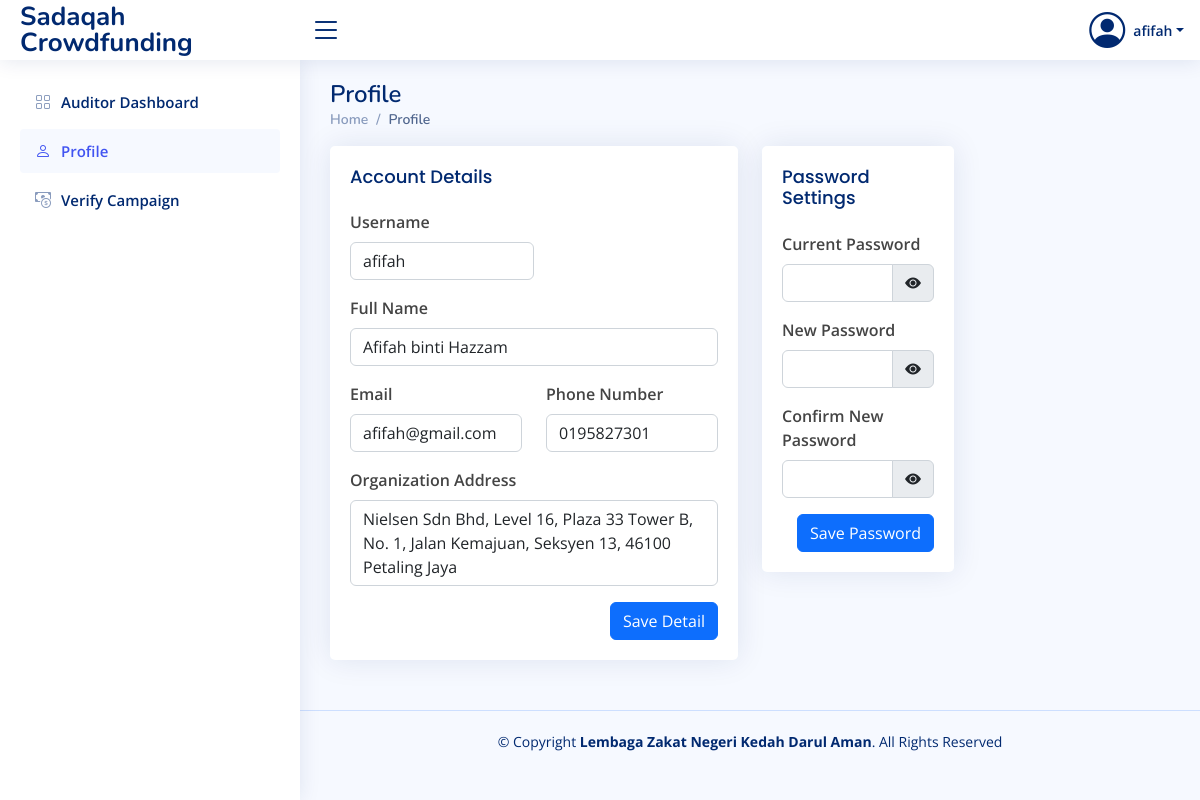
The app's page /php/auditor/auditor_edit_profile.php (signed in) with its own data.
### tables this page shows
CREATE TABLE `user` (
  `user_id` int(11) NOT NULL,
  `user_username` varchar(50) NOT NULL,
  `user_password` varchar(100) NOT NULL,
  `user_name` varchar(100) NOT NULL,
  `user_email` varchar(100) NOT NULL,
  `user_phone` varchar(20) NOT NULL,
  `user_address` varchar(100) NOT NULL,
  `user_level` int(11) NOT NULL
);

### php/auditor/auditor_edit_profile.php (the view, shortened to what this page needs)
<!DOCTYPE html>
<html lang="en">
<head>
    <link href="https://cdn.jsdelivr.net/npm/bootstrap@5.2.3/dist/css/bootstrap.min.css" rel="stylesheet">
    <link rel="stylesheet" href="https://cdn.jsdelivr.net/npm/bootstrap-icons@1.10.2/font/bootstrap-icons.css">
    <link href="../../css/style.css" rel="stylesheet" />
    <link href="../../css/custom-css.css" rel="stylesheet" />
</head>
<body>
    <?php
    if (isset($_SESSION['user_id']) && $_SESSION['user_level'] == 2) {
        include_once '../dbcon.php';
        $query = "SELECT * FROM user WHERE user_id=?";
        $stmt = $con->prepare($query);
        $stmt->bind_param("i", $_SESSION['user_id']);
        $stmt->execute();
        $result = $stmt->get_result();
        $r = $result->fetch_assoc();
    } else {
        header("Location: ../user_logout.php");
    }
    ?>
    <header id="header" class="header fixed-top d-flex align-items-center">
        <div class="d-flex align-items-center justify-content-between">
            <a href="" class="logo d-flex align-items-center">
                <span class="d-none d-lg-block">Sadaqah Crowdfunding</span>
            </a>
            <i class="bi bi-list toggle-sidebar-btn"></i>
        </div>
        <nav class="header-nav ms-auto">
            <ul class="d-flex align-items-center">
                <li class="nav-item dropdown pe-3">
                    <a class="nav-link nav-profile d-flex align-items-center pe-0" href="#" data-bs-toggle="dropdown">
                        <i class="bi bi-person-circle" style="font-size: 36px"></i>
                        <span class="d-none d-md-block dropdown-toggle ps-2"><?php echo $r["user_username"]; ?></span>
                    </a>
                </li>
            </ul>
        </nav>
    </header>
    <aside id="sidebar" class="sidebar">
        <ul class="sidebar-nav" id="sidebar-nav">
            <li class="nav-item">
                <a class="nav-link collapsed" href="auditor.php">
                    <i class="bi bi-grid"></i> <span>Auditor Dashboard</span>
                </a>
            </li>
            <li class="nav-item">
                <a class="nav-link" href="auditor_edit_profile.php">
                    <i class="bi bi-person"></i> <span>Profile</span>
                </a>
            </li>
            <li class="nav-item">
                <a class="nav-link collapsed" href="auditor_verify_campaign.php">
                    <i class="bi bi-cash-coin"></i>
                    <span>Verify Campaign</span>
                </a>
            </li>
        </ul>
    </aside>
    <main id="main" class="main">
        <div class="pagetitle">
            <h1>Profile</h1>
            <nav>
                <ol class="breadcrumb">
                    <li class="breadcrumb-item">
                        <a href="auditor.php">Home</a>
                    </li>
                    <li class="breadcrumb-item active">Profile</li>
                </ol>
            </nav>
        </div>
        <section class="section">
            <div class="row">
                <div class="col-lg-6">
                    <div class="card">
                        <div class="card-body">
                            <h5 class="card-title">Account Details</h5>
                            <form action="auditor_edit_profile_save.php" method="POST">
                                <div class="col-lg-6 mb-3">
                                    <div class="form-group">
                                        <label for="username" class="form-label fw-semibold">Username</label>
                                        <input type="text" id="username" name="username" class="form-control" placeholder="Input username" value="<?php echo $r['user_username'] ?>" required>
                                    </div>
                                </div>
                                <div class="col-lg-12 mb-3">
                                    <div class="form-group">
                                        <label for="name" class="form-label fw-semibold">Full Name</label>
                                        <input type="text" id="name" name="name" class="form-control" placeholder="Input name" value="<?php echo $r['user_name'] ?>" required>
                                    </div>
                                </div>
                                <div class="row">
                                    <div class="col-lg-6 mb-3">
                                        <div class="form-group">
                                            <label for="email" class="form-label fw-semibold">Email</label>
                                            <input type="email" id="email" name="email" class="form-control" placeholder="Input email" value="<?php echo $r['user_email'] ?>" required>
                                        </div>
                                    </div>
                                    <div class="col-lg-6 mb-3">
                                        <div class="form-group">
                                            <label for="phone" class="form-label fw-semibold">Phone Number</label>
                                            <input type="text" id="phone" name="phone" class="form-control" placeholder="Input phone" value="<?php echo $r['user_phone'] ?>" required>
                                        </div>
                                    </div>
                                </div>
                                <div class="col-lg-12 mb-3">
                                    <div class="form-group">
                                        <label for="address" class="form-label fw-semibold">Organization Address</label>
                                        <textarea id="address" name="address" class="form-control" placeholder="Input organization address" rows="3" required><?php echo $r['user_address'] ?></textarea>
                                    </div>
                                </div>
                                <div class="d-flex justify-content-end">
                                    <button type="Submit" class="btn btn-primary" value="Submit" name="editProfileButton">Save Detail</button>
                                </div>
                            </form>
                        </div>
                    </div>
                </div>
                <div class="col-lg-3">
                    <div class="card">
                        <div class="card-body">
                            <h5 class="card-title">Password Settings</h5>
                            <form action="auditor_edit_profile_save.php" method="POST">
                                <div class="mb-3 col-lg-12">
                                    <div class="form-group">
                                        <label for="currentPassword" class="form-label fw-semibold">Current Password</label>
                                        <div class="input-group">
                                            <input type="password" class="form-control" id="currentPassword" name="currentPassword" data-toggle="password" required>
                                            <div class="input-group-text">
                                                <i class="bi bi-eye-fill" style="cursor: pointer"></i>
                                            </div>
                                        </div>
                                    </div>
                                </div>
                                <div class="mb-3 col-lg-12">
                                    <div class="form-group">
                                        <label for="newPassword" class="form-label fw-semibold">New Password</label>
                                        <div class="input-group">
                                            <input type="password" class="form-control" id="newPassword" name="newPassword" data-toggle="password" required>
                                            <div class="input-group-text">
                                                <i class="bi bi-eye-fill" style="cursor: pointer"></i>
                                            </div>
                                        </div>
                                    </div>
                                </div>
                                <div class="mb-3 col-lg-12">
                                    <div class="form-group">
                                        <label for="confirmNewPassword" class="form-label fw-semibold">Confirm New Password</label>
                                        <div class="input-group">
                                            <input type="password" class="form-control" id="confirmNewPassword" name="confirmNewPassword" data-toggle="password" required>
                                            <div class="input-group-text">
                                                <i class="bi bi-eye-fill" style="cursor: pointer"></i>
                                            </div>
                                        </div>
                                    </div>
                                </div>
                                <div class="d-flex justify-content-end">
                                    <button type="Submit" class="btn btn-primary" value="Submit" name="editPasswordButton">Save Password</button>
                                </div>
                            </form>
                        </div>
                    </div>
                </div>
            </div>
        </section>
    </main>
    <footer id="footer" class="footer">
        <div class="copyright">
            &copy; Copyright <strong><span>Lembaga Zakat Negeri Kedah Darul Aman</span></strong>. All Rights Reserved
        </div>
        <div class="credits"></div>
    </footer>
</body>
</html>

### css/style.css (style rules this page uses)
:root { scroll-behavior: smooth; }
body { font-family: "Open Sans", sans-serif; background: #f6f9ff; color: #444444; }
a { color: #4154f1; text-decoration: none; }
h1, h2, h3, h4, h5, h6 { font-family: "Nunito", sans-serif; }
#main { margin-top: 60px; padding: 20px 30px; transition: all 0.3s; }
.pagetitle { margin-bottom: 10px; }
.pagetitle h1 { font-size: 24px; margin-bottom: 0; font-weight: 600; color: #012970; }
.card { margin-bottom: 30px; border: none; border-radius: 5px; box-shadow: 0px 0 30px rgba(1, 41, 112, 0.1); }
.card-title { padding: 20px 0 15px 0; font-size: 18px; font-weight: 500; color: #012970; font-family: "Poppins", sans-serif; }
.card-body { padding: 0 20px 20px 20px; }
.breadcrumb { font-size: 14px; font-family: "Nunito", sans-serif; color: #899bbd; font-weight: 600; }
.breadcrumb a { color: #899bbd; transition: 0.3s; }
.breadcrumb .breadcrumb-item::before { color: #899bbd; }
.breadcrumb .active { color: #51678f; font-weight: 600; }
.logo { line-height: 1; }
@media (min-width: 1200px) { .logo { width: 280px; } }
.logo span { font-size: 26px; font-weight: 700; color: #012970; font-family: "Nunito", sans-serif; }
.header { transition: all 0.5s; z-index: 997; height: 60px; box-shadow: 0px 2px 20px rgba(1, 41, 112, 0.1); background-color: #fff; padding-left: 20px; }
.header .toggle-sidebar-btn { font-size: 32px; padding-left: 10px; cursor: pointer; color: #012970; }
.header-nav ul { list-style: none; }
.header-nav > ul { margin: 0; padding: 0; }
.header-nav .nav-profile { color: #012970; }
.header-nav .nav-profile span { font-size: 14px; font-weight: 600; }
.sidebar { position: fixed; top: 60px; left: 0; bottom: 0; width: 300px; z-index: 996; transition: all 0.3s; padding: 20px; overflow-y: auto; scrollbar-width: thin; scrollbar-color: #aab7cf transparent; box-shadow: 0px 0px 20px rgba(1, 41, 112, 0.1); background-color: #fff; }
@media (min-width: 1200px) { #main, #footer { margin-left: 300px; } }
.sidebar-nav { padding: 0; margin: 0; list-style: none; }
.sidebar-nav li { padding: 0; margin: 0; list-style: none; }
.sidebar-nav .nav-item { margin-bottom: 5px; }
.sidebar-nav .nav-link { display: flex; align-items: center; font-size: 15px; font-weight: 600; color: #4154f1; transition: 0.3; background: #f6f9ff; padding: 10px 15px; border-radius: 4px; }
.sidebar-nav .nav-link i { font-size: 16px; margin-right: 10px; color: #4154f1; }
.sidebar-nav .nav-link.collapsed { color: #012970; background: #fff; }
.sidebar-nav .nav-link.collapsed i { color: #899bbd; }
.footer { padding: 20px 0; font-size: 14px; transition: all 0.3s; border-top: 1px solid #cddfff; }
.footer .copyright { text-align: center; color: #012970; }
.footer .credits { padding-top: 5px; text-align: center; font-size: 13px; color: #012970; }

### css/custom-css.css (style rules this page uses)
textarea { resize: none !important; }
a { text-decoration: none; }

### records on screen
user: user_username "afifah", username "afifah", name "Afifah binti Hazzam", email "afifah@gmail.com", phone "0195827301", address "Nielsen Sdn Bhd, Level 16, Plaza 33 Tower B, No. 1, Jalan Kemajuan, Seksyen 13, 46100 Petaling Jaya"
